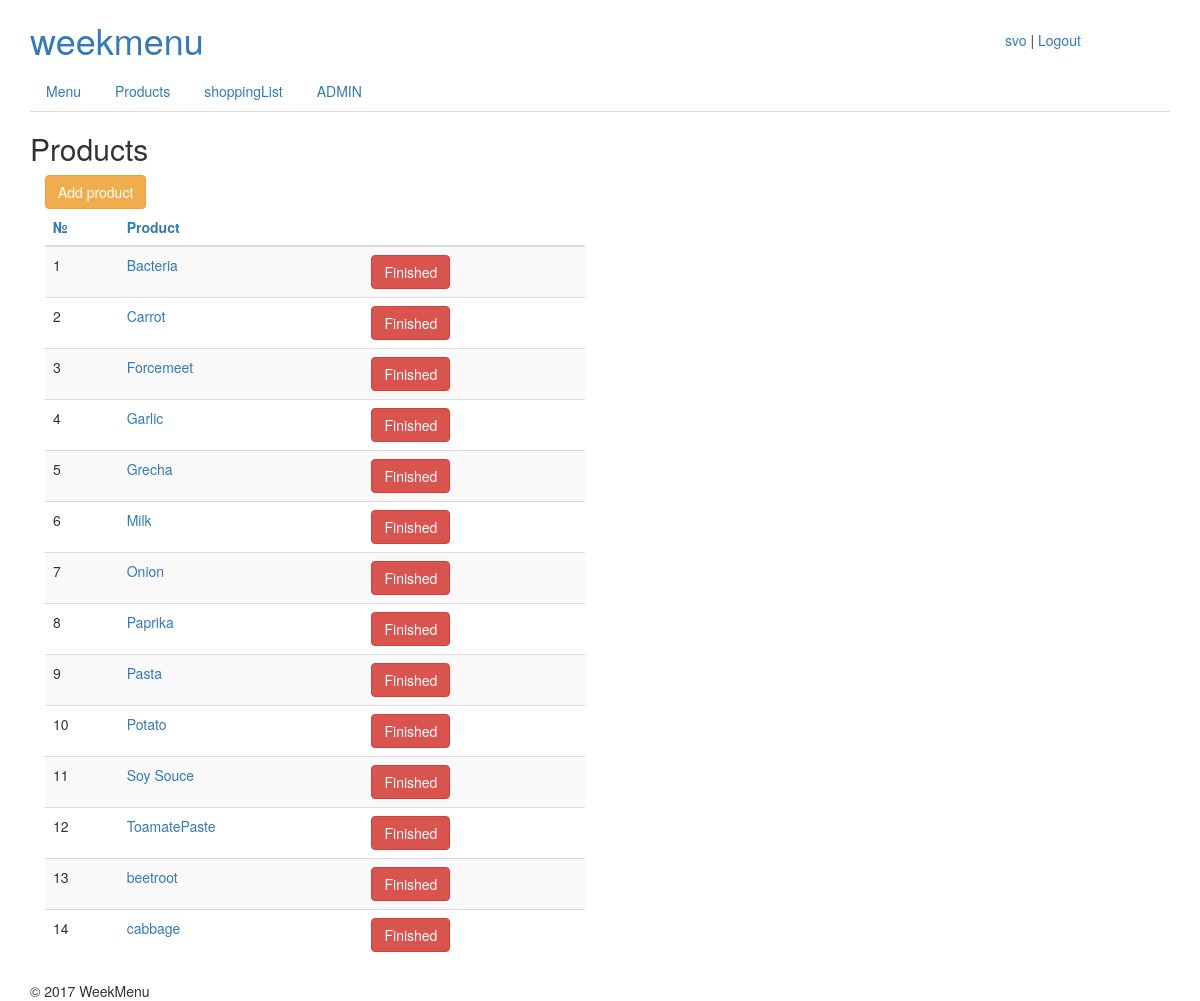
The page /products/ (signed in) on the database as committed earlier.
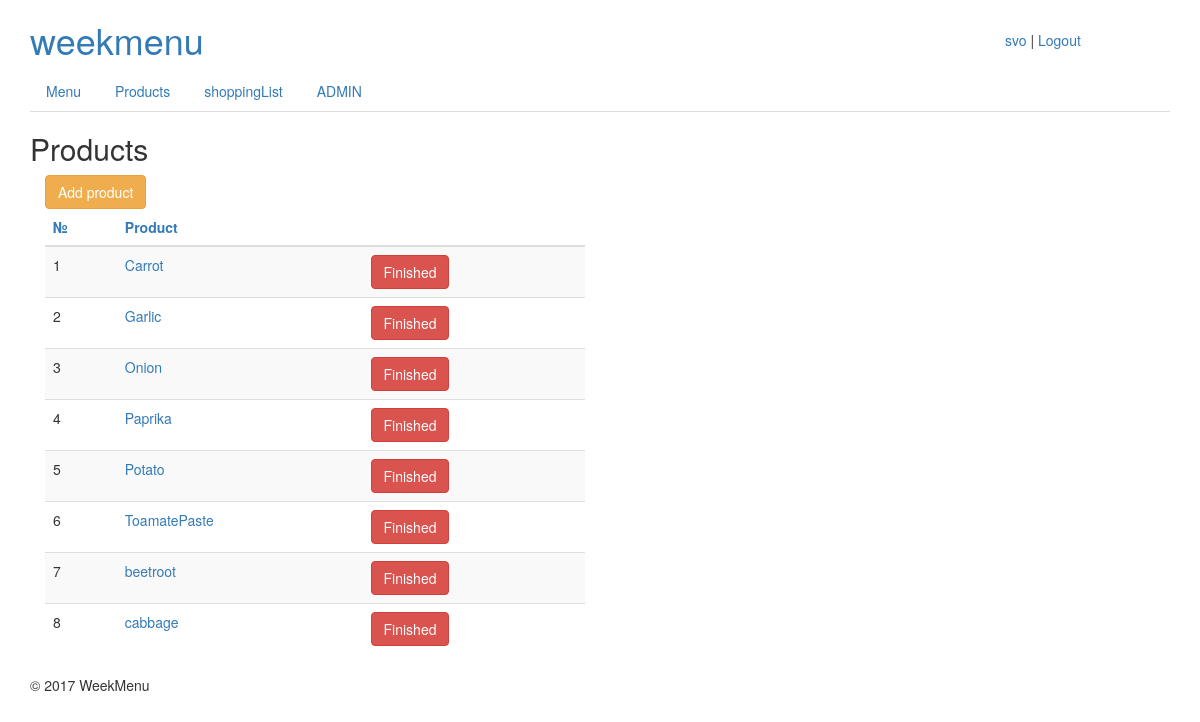
The same page on the database as committed later.
### w_menu/models.py (models this page shows, shortened)
class Product(models.Model):
    class Meta(object):
        verbose_name = 'Product'
        verbose_name_plural = 'Products'
    title = models.CharField(
        max_length=256,
        blank=True,
        verbose_name='product'
    )
    available = models.BooleanField(
        verbose_name='available'
    )
    notes = models.TextField(
        blank=True,
        null=True,
        verbose_name='notes'
    )

### w_menu/views.py (the view)
# urls.py: url(r'^products/$', ProductsView.as_view(), name='products'),
@method_decorator(login_required, name='dispatch')
class ProductsView(ListView):
    template_name = 'products.html'
    ordering = ['title']
    try:
        queryset = Product.objects.filter(available=True)
    except ObjectDoesNotExist:
        pass

### w_menu/templates/products.html (shortened to what this page needs)
{% extends 'base.html' %}
{% block title %}Products{% endblock title %}
{% block content %}
{% if not object_list %}
<div class="alert alert-warning">
Products are absent. Please, adв<a href="{% url 'add_product' %}">Add product</a>
</div>
{% else %}
<div class="col-xs-6">
    <a href="{% url 'add_product' %}"> <button type="button" class="btn btn-warning">Add product</button> </a>
    <table class="table table-hover table-striped">
        <thead>
            <tr>
                <th><a href="#">№</a> </th>
                <th><a href="#">Product</a></th>
                <th></th>
            </tr>
        </thead>
        <tbody>
        {% for product in object_list %}
        <tr>
            <td>{{ forloop.counter }}</td>
            <td><a title="" href="#">{{ product.title }}</td>
            <td><button type="button" class="btn btn-danger">Finished</button></td>
        </tr>
        {% endfor %}
        </tbody>
    </table>
</div>
{% endif %}
{% endblock content %}

Rows that differ between the two databases and show on the page:
no longer on this page (row edited): Product: title "Bacteria"
no longer on this page (row edited): Product: title "Forcemeet"
no longer on this page (row edited): Product: title "Grecha"
no longer on this page (row edited): Product: title "Milk"
no longer on this page (row edited): Product: title "Pasta"
no longer on this page (row edited): Product: title "Soy Souce"
